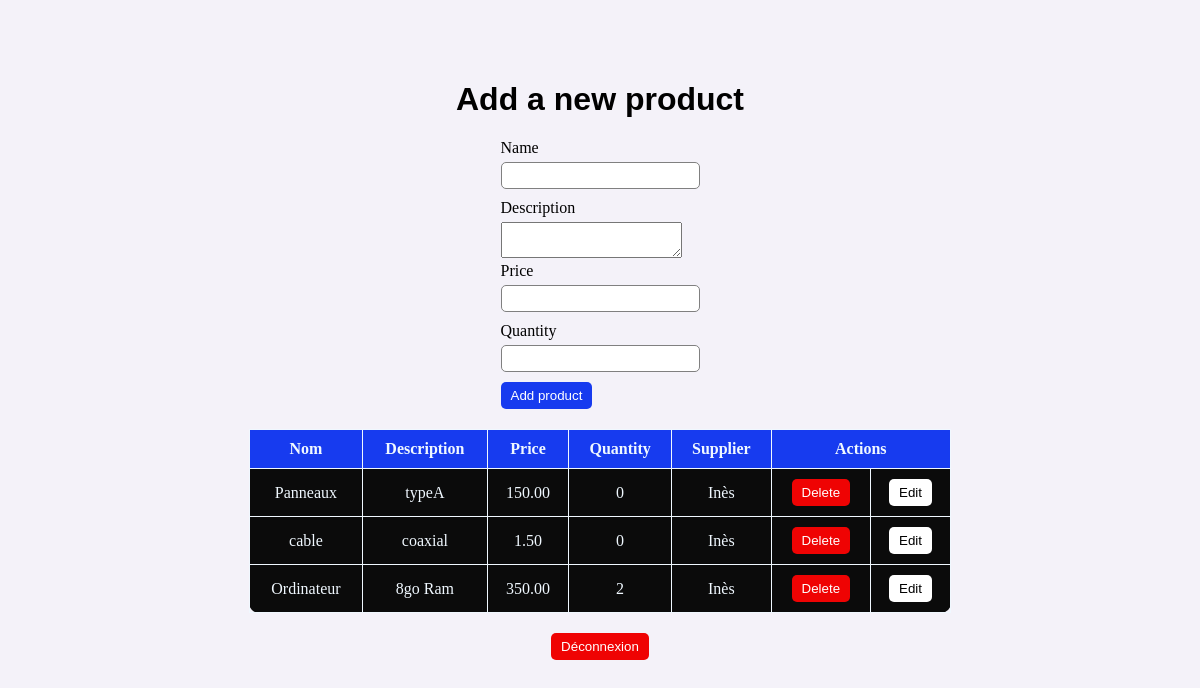
/add_supplier_products/ (signed in), run on the app's committed database.
### gestion/models.py (models this page shows, shortened)
class Product(models.Model):
    name = models.CharField(max_length=100)
    description = models.TextField(max_length= 200)
    price = models.DecimalField(max_digits= 10, decimal_places= 2)
    quantity = models.IntegerField()
    supplier = models.ForeignKey(User, on_delete = models.CASCADE)

class User(AbstractUser):
    ROLE_CHOICES = [
        ('admin', 'Admin'),
        ('buyer', 'Buyer'),
        ('supplier','Supplier'),
    ]
    role = models.CharField(max_length= 8, choices= ROLE_CHOICES)
    groups = models.ManyToManyField('auth.Group', related_name= 'custom_user_groups', blank=True)
    user_permissions = models.ManyToManyField('auth.Permission', related_name= 'custom_user_permissions', blank=True)

### gestion/views.py (the view, shortened to what this page needs)
# urls.py: path("add_supplier_products/", views.supplier_products, name="supplier_products"),
@login_required
@role_required('Supplier')
def supplier_products(request):
    products = Product.objects.all()
    return render(request, 'supplier_products.html', {'products': products})

### gestion/views.py (called while the page is built)
def role_required(role):
    def decorator(view_func):
        @wraps(view_func)
        def _wrapped_view(request, *args, **kwargs):
                if request.user.is_authenticated and request.user.role == role:
                    return view_func(request, *args, **kwargs)
                else:
                    return HttpResponseForbidden("NO PERMISSION")
        return _wrapped_view
    return decorator

### gestion/templates/supplier_products.html (shortened to what this page needs)
<!DOCTYPE html>
<html lang="en">
<head>{% load static %}
    <link rel="stylesheet" href="{% static 'css/style.css' %}">
</head>
<body>
    <h1>Add a new product</h1>
    <form method="post" action="">{% csrf_token %}
        <label for ="name"> Name</label>
        <input type="text" id="name" name="name" required>
        <label for ="description"> Description</label>
        <textarea id="description" name="description" required></textarea>
        <label for ="price"> Price</label>
        <input type="number" step="0.01"  id="price" name="price" required>
        <label for ="price"> Quantity</label>
        <input type="number"  id="quantity" name="quantity" required>
        <div>
            <button type="submit" class="btn btn-primary"> Add product</button>
        </div>
    </form>
        <table>
            <thead>
                <tr>
                    <th>Nom</th>
                    <th>Description</th>
                    <th>Price</th>
                    <th>Quantity</th>
                    <th>Supplier</th>
                    <th colspan="2">Actions</th>
                </tr>
            </thead>
            <tbody>
                {% for product in products %}
                <tr>
                    <td>{{product.name}}</td>
                    <td>{{product.description}}</td>
                    <td>{{product.price}}</td>
                    <td>{{product.quantity}}</td>
                    <td>{{product.supplier.username}}</td>
                    <td class="action-td">
                        <form method="post" action="{% url 'delete_product' product.id %}">{% csrf_token %}
                            <button type="submit" class="btn btn-danger"> Delete </button>
                        </form>
                    </td>
                    <td class="action-td">
                        <form method="get" action="{% url 'edit_product' product.id %}">{% csrf_token %}
                            <button type="submit" class="btn"> Edit </button>
                        </form>
                    </td>
                </tr>
                {% empty %}
                <tr>
                    <td colspan="3">No products available.</td>
                </tr>
                {% endfor %}
            </tbody>
        </table>
        <form method="post" action="{% url 'logout' %}">{% csrf_token %}
            <button type="submit" class="btn btn-danger"> Déconnexion </button>
        </form>
</body>
</html>

### gestion/static/css/style.css (style rules this page uses)
h1 { font-family: Arial, Helvetica, sans-serif; font-size: 2rem; }
table { width: 65%; background-color:rgb(11, 11, 11); border-collapse: collapse; border-radius: 10px; color: aliceblue; margin: 20px 0; }
thead { background-color:rgb(23, 59, 239); }
table th, table td { border: 1px solid; padding: 10px; text-align: center; }
label { display: block; padding-bottom: 5px; }
body { background-color: rgb(244, 242, 249); width: 90%; min-height: 100vh; box-sizing: border-box; margin: auto; padding-bottom: 5rem; display: flex; flex-direction: column; justify-content: center; align-items: center; }
.btn { display: block; outline: none; border: none; padding: 6px 10px; border-radius: 5px; background-color: white; cursor: pointer; width: fit-content; }
.btn-danger { background-color: rgb(239, 3, 3); color: white; }
.btn-primary { background-color:rgb(23, 59, 239); color: white; }
input, select { padding: 5px 10px; border-radius: 5px; border: 0.5px solid gray; margin-bottom: 10px; }
.action-td form { padding: 0; margin: 0; }
.action-td form button { display: inline-block }

### data on the page
Product: name "Panneaux", description "typeA", price "150.00", quantity "0", supplier.username "Inès"
Product: name "cable", description "coaxial", price "1.50", quantity "0", supplier.username "Inès"
Product: name "Ordinateur", description "8go Ram", price "350.00", quantity "2", supplier.username "Inès"
